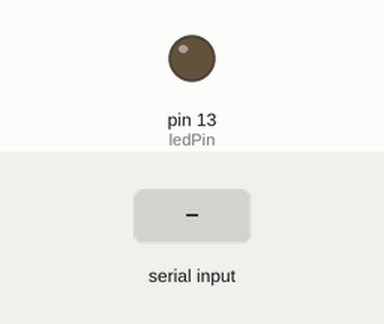
Simulated run of this sketch. Board: Arduino Uno, built with avr-gcc and run on an emulated ATmega328P. On the bench: output pins drawn as LEDs (lit = HIGH). The test bench sets the inputs (shaded band). What the sketch prints to the serial monitor is not drawn.

Above: at 1.2 s.
1.3 s: "1" received over the second serial link
At 2.6 s:
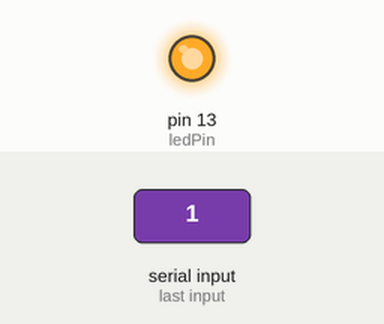
Timing chart, 0 to 4.3 s (numbered marks = the images above; inputs shaded):
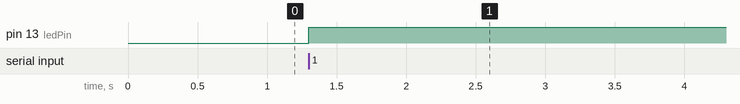

Measured:
- after the input at 1.3 s, pin 13 (ledPin): LOW → HIGH at once

The sketch:

pruebaBT.led.ino
```cpp
#include <SoftwareSerial.h>

SoftwareSerial bluetoothSerial(1,0);  // Cambia los pines 1 y 0 según tu configuración
int ledPin = 13; // Pin para el LED verde, puedes cambiarlo según tu configuración

void setup() {
  Serial.begin(115200);
  bluetoothSerial.begin(115200);  // Asegúrate de que el baud rate sea el mismo que el configurado en tu mCore
  Serial.println("Bluetooth Start!");

  pinMode(ledPin, OUTPUT); // Configura el pin del LED como salida
}

void loop() {
  if (bluetoothSerial.available()) {
    // Si hay datos disponibles en la conexión Bluetooth
    digitalWrite(ledPin, HIGH); // Enciende el LED verde
  } else {
    // Si no hay datos disponibles en la conexión Bluetooth
    digitalWrite(ledPin, LOW); // Apaga el LED verde
  }
  // Puedes agregar aquí cualquier otra lógica que desees realizar en el bucle principal
}
```
